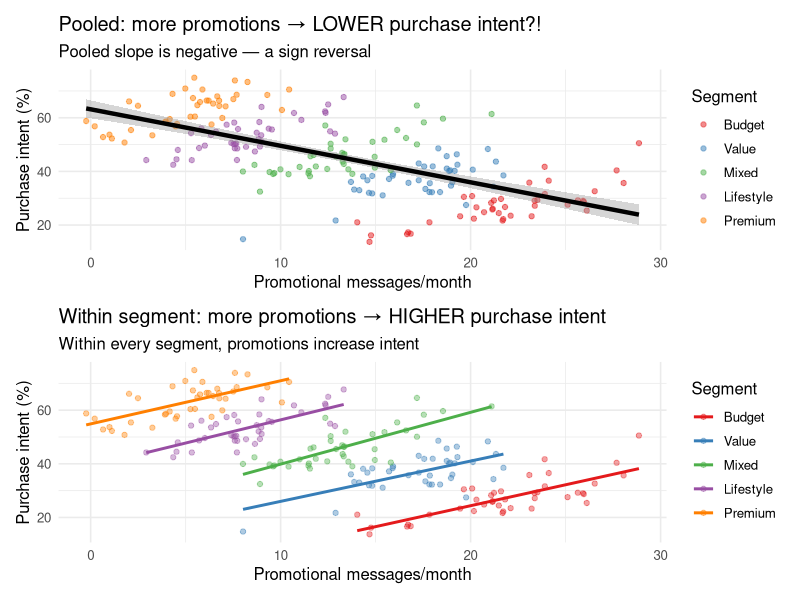
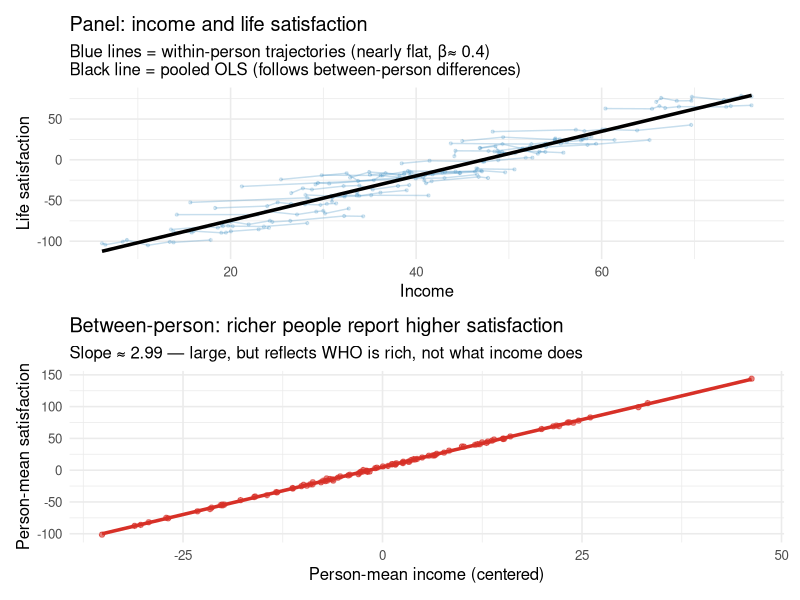
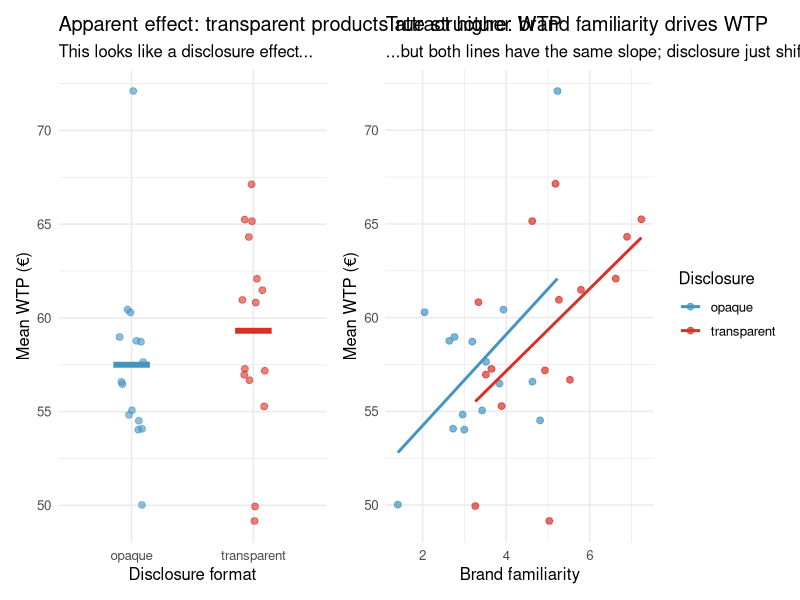
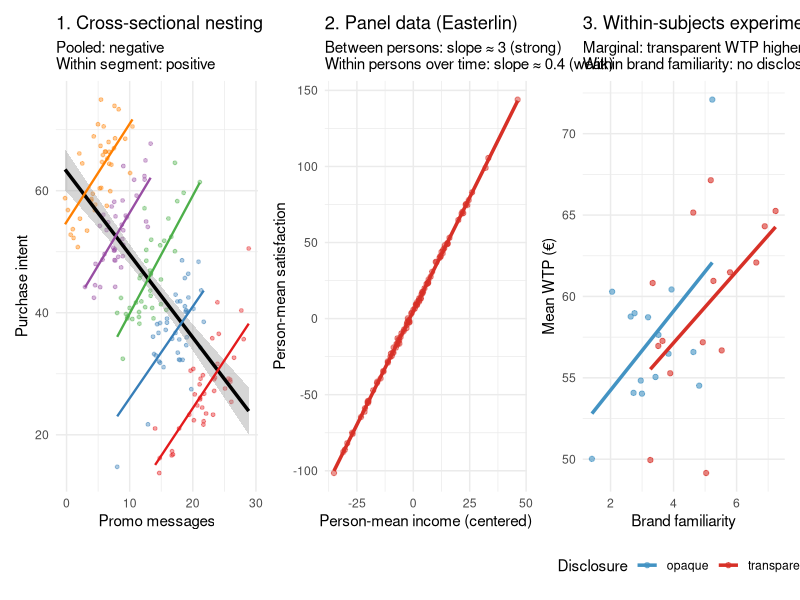

These figures' R source, in order:
## ---- chunk 1
library(tidyverse)
library(lme4)
library(ggplot2)
library(patchwork)
set.seed(42)
## ---- chunk 2
n_consumers  <- 200
n_segments   <- 5

# Budget → Premium segments: high promo exposure AND low purchase intent → low promo AND high intent
seg_promo_avg    <- c(22, 17, 13, 9, 5)     # avg promo messages/month
seg_intent_base  <- c(28, 36, 46, 55, 62)   # baseline purchase intent (%) — loyalty proxy

df_consumers <- tibble(
  consumer = 1:n_consumers,
  segment  = rep(1:n_segments, each = n_consumers / n_segments)
) |>
  mutate(
    promo_msgs   = seg_promo_avg[segment] + rnorm(n_consumers, 0, 3),
    # Within-segment: more promo than usual → higher intent (promotions work)
    purch_intent = seg_intent_base[segment] +
                   1.8 * (promo_msgs - seg_promo_avg[segment]) +
                   rnorm(n_consumers, 0, 5),
    seg_label    = factor(segment,
                          labels = c("Budget", "Value", "Mixed", "Lifestyle", "Premium"))
  )
## ---- chunk 3
p_pooled <- ggplot(df_consumers, aes(x = promo_msgs, y = purch_intent)) +
  geom_point(aes(color = seg_label), alpha = 0.5) +
  geom_smooth(method = "lm", color = "black", linewidth = 1.5) +
  scale_color_brewer(palette = "Set1") +
  labs(title = "Pooled: more promotions → LOWER purchase intent?!",
       subtitle = "Pooled slope is negative — a sign reversal",
       x = "Promotional messages/month", y = "Purchase intent (%)", color = "Segment") +
  theme_minimal(base_size = 12)

p_within <- ggplot(df_consumers, aes(x = promo_msgs, y = purch_intent, color = seg_label)) +
  geom_point(alpha = 0.4) +
  geom_smooth(method = "lm", se = FALSE, linewidth = 1) +
  scale_color_brewer(palette = "Set1") +
  labs(title = "Within segment: more promotions → HIGHER purchase intent",
       subtitle = "Within every segment, promotions increase intent",
       x = "Promotional messages/month", y = "Purchase intent (%)", color = "Segment") +
  theme_minimal(base_size = 12)

p_pooled / p_within
## ---- chunk 4
m_pooled_cs <- lm(purch_intent ~ promo_msgs, data = df_consumers)
m_mixed_cs  <- lmer(purch_intent ~ promo_msgs + (1 | seg_label), data = df_consumers)

tibble(
  Model         = c("Pooled OLS", "Mixed model (within-segment)"),
  Promo_coeff   = c(coef(m_pooled_cs)["promo_msgs"],
                    fixef(m_mixed_cs)["promo_msgs"]),
  Direction     = c("Negative (wrong)", "Positive (correct)")
) |>
  knitr::kable(digits = 3,
               caption = "Promotional messaging coefficient: pooled vs. within-segment")
## ---- chunk 5
n_people <- 100
n_waves  <- 8

person_income_mean <- rnorm(n_people, 50, 15)  # stable between-person income level

df_panel_sp <- expand_grid(person = 1:n_people, wave = 1:n_waves) |>
  mutate(
    person_mean  = person_income_mean[person],
    income       = person_mean + rnorm(n(), 0, 5),       # small within-person variation
    income_gmc   = income - mean(income),                # grand-mean centered
    income_cmc   = income - person_mean,                 # within-person centered
    income_mean  = person_mean - mean(person_income_mean), # person mean centered on grand mean
    # True DGP: large between-person effect, small within-person effect
    satisfaction = 5 + 3.0 * income_mean + 0.4 * income_cmc + rnorm(n(), 0, 2),
    person       = factor(person)
  )
## ---- chunk 6
# 1. Pooled OLS: conflates between and within
m_pooled <- lm(satisfaction ~ income_gmc, data = df_panel_sp)

# 2. Between-person: regress person means on person mean income
person_means <- df_panel_sp |>
  group_by(person) |>
  summarise(
    across(c(satisfaction, income_mean), mean),
    .groups = "drop"
  )

m_between <- lm(satisfaction ~ income_mean, data = person_means)

# 3. Within-person (CMC mixed model)
m_within  <- lmer(satisfaction ~ income_cmc + (1 | person), data = df_panel_sp)

# Summary table
tibble(
  Model          = c("Pooled OLS", "Between-person", "Within-person (CMC)"),
  Income_slope   = c(coef(m_pooled)["income_gmc"],
                     coef(m_between)["income_mean"],
                     fixef(m_within)["income_cmc"]),
  Interpretation = c("Blend of between and within (misleading)",
                     "Richer people are happier (selection effect)",
                     "Earning more than usual barely helps (causal estimate)")
) |>
  knitr::kable(digits = 3,
               caption = "Income–satisfaction slope: pooled vs. decomposed")
## ---- chunk 7
# Sample 25 people for visual clarity
sampled_people <- sample(levels(df_panel_sp$person), 25)

p_spaghetti <- df_panel_sp |>
  filter(person %in% sampled_people) |>
  ggplot(aes(x = income, y = satisfaction, group = person)) +
  geom_line(alpha = 0.3, color = "#4393c3") +
  geom_point(alpha = 0.2, color = "#4393c3", size = 0.8) +
  geom_smooth(data = df_panel_sp |> filter(person %in% sampled_people),
              aes(group = NULL), method = "lm",
              color = "black", linewidth = 1.2, se = FALSE) +
  labs(title = "Panel: income and life satisfaction",
       subtitle = "Blue lines = within-person trajectories (nearly flat, \u03b2\u2248 0.4)\nBlack line = pooled OLS (follows between-person differences)",
       x = "Income", y = "Life satisfaction") +
  theme_minimal(base_size = 12)

p_between_scatter <- person_means |>
  ggplot(aes(x = income_mean, y = satisfaction)) +
  geom_point(alpha = 0.6, color = "#d73027") +
  geom_smooth(method = "lm", color = "#d73027", linewidth = 1.2) +
  labs(title = "Between-person: richer people report higher satisfaction",
       subtitle = paste0("Slope \u2248 ", round(coef(m_between)["income_mean"], 2),
                         " — large, but reflects WHO is rich, not what income does"),
       x = "Person-mean income (centered)", y = "Person-mean satisfaction") +
  theme_minimal(base_size = 12)

p_spaghetti / p_between_scatter
## ---- chunk 8
n_par  <- 50
n_stim <- 30

par_effects  <- rnorm(n_par,  0, 5)
stim_effects <- rnorm(n_stim, 0, 4)
transparent  <- rep(c(0, 1), times = n_stim / 2)   # 0 = opaque, 1 = transparent
brand_fam    <- 3 + 2 * transparent + rnorm(n_stim, 0, 1)  # confound: transparent = better-known brands

df_exp_sp <- expand_grid(participant = 1:n_par, stimulus = 1:n_stim) |>
  mutate(
    par_eff   = par_effects[participant],
    stim_eff  = stim_effects[stimulus],
    transp_s  = transparent[stimulus],
    brand_s   = brand_fam[stimulus],
    # True DGP: brand familiarity drives WTP; transparency has NO direct effect
    wtp       = 50 + par_eff + stim_eff + 2 * brand_s + rnorm(n(), 0, 3),
    participant = factor(participant),
    stimulus    = factor(stimulus)
  )
## ---- chunk 9
# Wrong model: ignores product-level confound and stimulus random effects
m_wrong   <- lmer(wtp ~ transp_s + (1 | participant),
                  data = df_exp_sp)

# Correct model: controls for brand familiarity + crossed stimulus RE
m_correct <- lmer(wtp ~ transp_s + brand_s + (1 | participant) + (1 | stimulus),
                  data = df_exp_sp)

# Compare transparency coefficients
tidy_wrong   <- broom.mixed::tidy(m_wrong,   effects = "fixed")
tidy_correct <- broom.mixed::tidy(m_correct, effects = "fixed")

bind_rows(
  tidy_wrong   |> filter(term == "transp_s") |>
    mutate(model = "Wrong (no brand familiarity control, no stimulus RE)"),
  tidy_correct |> filter(term == "transp_s") |>
    mutate(model = "Correct (brand familiarity + stimulus RE)")
) |>
  select(model, estimate, std.error, statistic) |>
  knitr::kable(digits = 3,
               caption = "Fee transparency coefficient: false positive vs. null result (statistic = t-value)")
## ---- chunk 10
stimulus_summary <- df_exp_sp |>
  mutate(disclosure_label = ifelse(transp_s == 1, "transparent", "opaque")) |>
  group_by(stimulus, disclosure_label, brand_s) |>
  summarise(mean_wtp = mean(wtp), .groups = "drop")

p_disclosure_raw <- ggplot(stimulus_summary,
                            aes(x = disclosure_label, y = mean_wtp,
                                color = disclosure_label)) +
  geom_jitter(width = 0.1, alpha = 0.6, size = 2) +
  stat_summary(fun = mean, geom = "crossbar", width = 0.3, linewidth = 0.8) +
  scale_color_manual(values = c("transparent" = "#d73027", "opaque" = "#4393c3")) +
  labs(title = "Apparent effect: transparent products attract higher WTP",
       subtitle = "This looks like a disclosure effect...",
       x = "Disclosure format", y = "Mean WTP (\u20ac)", color = NULL) +
  theme_minimal(base_size = 12) +
  theme(legend.position = "none")

p_brand <- ggplot(stimulus_summary,
                  aes(x = brand_s, y = mean_wtp,
                      color = disclosure_label)) +
  geom_point(alpha = 0.7, size = 2) +
  geom_smooth(method = "lm", se = FALSE, linewidth = 1) +
  scale_color_manual(values = c("transparent" = "#d73027", "opaque" = "#4393c3")) +
  labs(title = "True structure: brand familiarity drives WTP",
       subtitle = "...but both lines have the same slope; disclosure just shifts brand familiarity",
       x = "Brand familiarity", y = "Mean WTP (\u20ac)",
       color = "Disclosure") +
  theme_minimal(base_size = 12)

p_disclosure_raw | p_brand
## ---- chunk 11
# Panel 1: Cross-sectional Simpson (consumer segments)
p1 <- ggplot(df_consumers, aes(x = promo_msgs, y = purch_intent)) +
  geom_point(aes(color = seg_label), alpha = 0.4, size = 1) +
  geom_smooth(method = "lm", color = "black", linewidth = 1.2) +
  geom_smooth(aes(color = seg_label), method = "lm",
              se = FALSE, linewidth = 0.8) +
  scale_color_brewer(palette = "Set1") +
  labs(title = "1. Cross-sectional nesting",
       subtitle = "Pooled: negative\nWithin segment: positive",
       x = "Promo messages", y = "Purchase intent", color = NULL) +
  theme_minimal(base_size = 11) +
  theme(legend.position = "none")

# Panel 2: Panel data Simpson (person-level means vs within-person)
p2 <- ggplot(person_means, aes(x = income_mean, y = satisfaction)) +
  geom_point(alpha = 0.5, color = "#d73027", size = 1.5) +
  geom_smooth(method = "lm", color = "#d73027", linewidth = 1.2) +
  labs(title = "2. Panel data (Easterlin)",
       subtitle = paste0("Between persons: slope \u2248 ",
                         round(coef(m_between)["income_mean"], 1),
                         " (strong)\nWithin persons over time: slope \u2248 0.4 (weak)"),
       x = "Person-mean income (centered)", y = "Person-mean satisfaction") +
  theme_minimal(base_size = 11)

# Panel 3: Experiment Simpson
p3 <- ggplot(stimulus_summary,
             aes(x = brand_s, y = mean_wtp, color = disclosure_label)) +
  geom_point(alpha = 0.6, size = 1.5) +
  geom_smooth(method = "lm", se = FALSE, linewidth = 1.2) +
  scale_color_manual(values = c("transparent" = "#d73027", "opaque" = "#4393c3")) +
  labs(title = "3. Within-subjects experiment",
       subtitle = "Marginal: transparent WTP higher\nWithin brand familiarity: no disclosure effect",
       x = "Brand familiarity", y = "Mean WTP (\u20ac)", color = "Disclosure") +
  theme_minimal(base_size = 11) +
  theme(legend.position = "bottom")

p1 | p2 | p3
